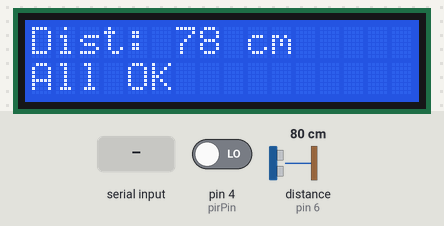
Bench run of a sketch on a simulated Arduino Uno, built with avr-gcc and run on an emulated ATmega328P. Parts: 16×2 character LCD. Wiring (inferred from the names in the program): ultrasonic range finder: trigger pin 5; echo pin 6. The test bench sets the inputs (shaded band); at power-on: pin 4 (pirPin) LOW, distance to the obstacle (sensor on pin 6) 80 cm. The echo pulse lasts 58.3 µs per cm; the modem accepts every AT command (registered, SIM ready, sends succeed) and sends nothing else; what the sketch prints to the serial monitor is not drawn.

Above: at 10.2 s.
10.3 s: "1" received over the second serial link
Timing chart, 0 to 13.3 s (numbered marks = the images above; inputs shaded):
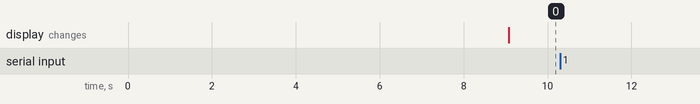

The sketch:

arduino_code.ino
```cpp
#include <LiquidCrystal.h>
#include <SoftwareSerial.h>

// LCD pins: RS, EN, D4, D5, D6, D7
LiquidCrystal lcd(7, A3, A1, A2, A0, 11);

// ESP8266 SoftwareSerial on D12 (RX), D13 (TX)
SoftwareSerial espSerial(12, 13); // Arduino RX, TX

// Sensor pins
const int trigPin = 5;
const int echoPin = 6;
const int pirPin = 4;

// Wi-Fi credentials and ThingSpeak
String ssid = "YOUR_SSID"; // Replace with your Wi-Fi SSID
String password = "YOUR_PASSWORD"; // Replace with your Wi-Fi password
String apiKey = "YOUR_WRITE_API_KEY"; // Replace with ThingSpeak Write API key
const char* server = "api.thingspeak.com";

// Threshold for demonstration
const int demoDistance = 10; // cm (for hand detection)

void setup() {
  Serial.begin(9600);
  espSerial.begin(115200); // Use 9600 if 115200 doesn’t work
  lcd.begin(16, 2);

  pinMode(trigPin, OUTPUT);
  pinMode(echoPin, INPUT);
  pinMode(pirPin, INPUT);

  lcd.print("Connecting WiFi");
  connectWiFi();
  lcd.clear();
}

void loop() {
  // Measure distance
  digitalWrite(trigPin, LOW); delayMicroseconds(2);
  digitalWrite(trigPin, HIGH); delayMicroseconds(10);
  digitalWrite(trigPin, LOW);
  long duration = pulseIn(echoPin, HIGH);
  int distance = duration * 0.034 / 2;

  // PIR reading
  int pirValue = digitalRead(pirPin);
  bool drowning = (distance <= demoDistance && pirValue == HIGH);

  // Display on LCD
  lcd.setCursor(0, 0);
  lcd.print("Dist: ");
  lcd.print(distance);
  lcd.print(" cm   ");

  lcd.setCursor(0, 1);
  if (drowning) {
    lcd.print(">>> DROWNING <<<");
  } else {
    lcd.print("All OK          ");
  }

  // Send to ThingSpeak
  sendToThingSpeak(distance, pirValue, drowning);

  delay(15000); // ThingSpeak requires minimum 15s delay between posts
}

void connectWiFi() {
  sendCommand("AT+RST", 2000);
  sendCommand("AT+CWMODE=1", 1000);
  sendCommand("AT+CWJAP=\"" + ssid + "\",\"" + password + "\"", 6000);
}

void sendToThingSpeak(int distance, int pirValue, bool drowning) {
  String data = "GET /update?api_key=" + apiKey;
  data += "&field1=" + String(distance);
  data += "&field2=" + String(pirValue);
  data += "&field3=" + String(drowning ? 1 : 0);

  Serial.println("=== ThingSpeak Request ===");
  Serial.println(data);

  sendCommand("AT+CIPSTART=\"TCP\",\"" + String(server) + "\",80", 2000);
  sendCommand("AT+CIPSEND=" + String(data.length() + 2), 1000);
  espSerial.print(data + "\r\n");

  Serial.println("✅ Sent to ESP8266. Awaiting response:");
  long timeout = millis();
  while ((millis() - timeout) < 5000) {
    while (espSerial.available()) {
      char c = espSerial.read();
      Serial.write(c);
    }
  }
  Serial.println("==========================");
}

void sendCommand(String cmd, const int timeout) {
  espSerial.println(cmd);
  long int time = millis();
  while ((millis() - time) < timeout) {
    while (espSerial.available()) {
      char c = espSerial.read();
      Serial.write(c);
    }
  }
}
```

Measured:
- after the input at 10.3 s, every drawn part: stays the same
